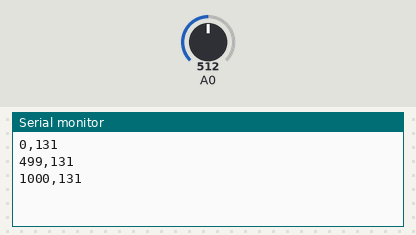
This sketch was run on a simulated Arduino Uno, built with avr-gcc and run on an emulated ATmega328P. On the bench: the last lines printed to the serial monitor. Inputs (shaded band) come from the test bench; at power-on: A0 = 512.

Above: at 1.3 s.
1.4 s: A0 set to 716
At 1.9 s:
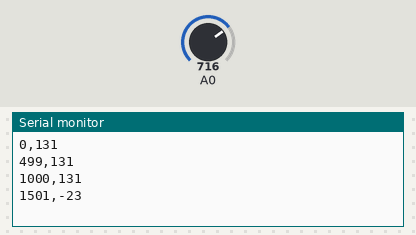
2.9 s: A0 set to 900
At 3.3 s:
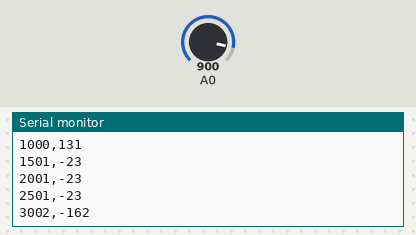
Timing chart, 0 to 5.9 s (numbered marks = the images above; inputs shaded):
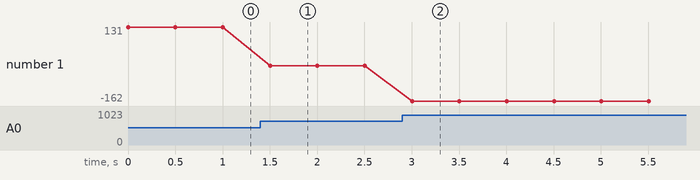

Measured:
- after the input at 1.4 s, the serial monitor: prints a new line after 0.10 s (image 1)
- after the input at 2.9 s, the serial monitor: prints a new line after 0.10 s (image 2)
- plotted number 1: 131 → -23 after the input at 1.4 s, -23 → -162 after the input at 2.9 s

The sketch:

TempTest.ino
```cpp
void setup() {
  analogReference(INTERNAL);
  pinMode(A0, INPUT);
  Serial.begin(9600);
}

void loop() {
  Serial.print(millis());
  Serial.print(",");
  Serial.println(map(analogRead(A0), 685, 355, 0, 250));
  delay(500);
}
```
